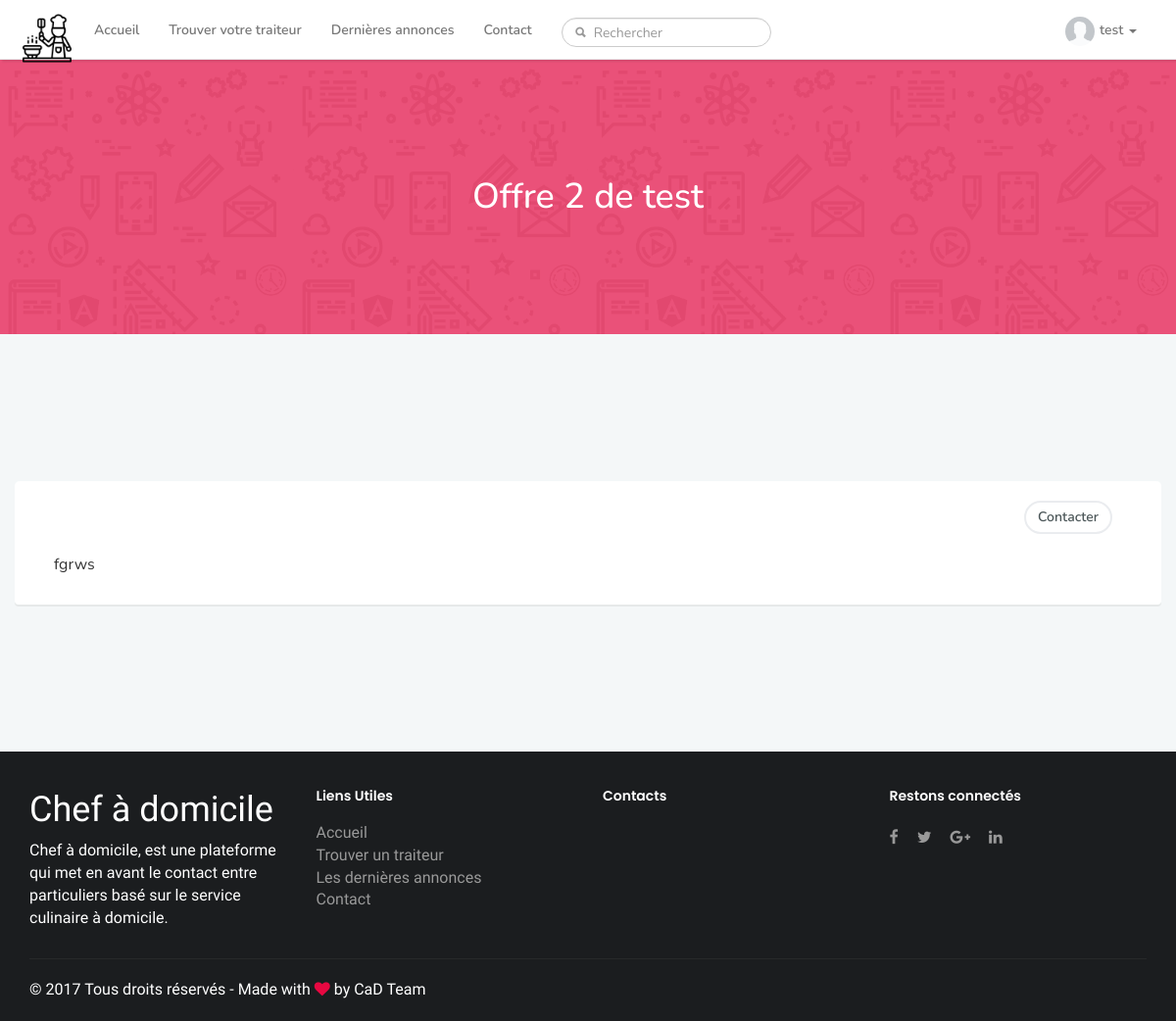
Page /offre.php?id=2 (signed in) on the committed database.
### tables this page shows
CREATE TABLE IF NOT EXISTS `users` (
  `id` int(11) NOT NULL AUTO_INCREMENT,
  `firstname` varchar(255) NOT NULL,
  `lastname` varchar(255) NOT NULL,
  `username` varchar(255) NOT NULL,
  `bio` varchar(255) DEFAULT NULL,
  `birthday` date DEFAULT NULL,
  `email` varchar(255) NOT NULL,
  `password` varchar(255) NOT NULL,
  `profile_picture` text NOT NULL,
  `level` int(1) DEFAULT NULL,
  `creation_date` datetime NOT NULL,
  `last_connection` datetime DEFAULT NULL,
  PRIMARY KEY (`id`)
);

CREATE TABLE IF NOT EXISTS `memo` (
  `id` int(11) NOT NULL AUTO_INCREMENT,
  `content` longtext NOT NULL,
  `pays` varchar(255) NOT NULL,
  `creation_date` datetime NOT NULL,
  `modification_date` datetime DEFAULT NULL,
  `id_user` int(11) NOT NULL,
  `title` varchar(255) NOT NULL,
  PRIMARY KEY (`id`)
);

### offre.php (the view, shortened to what this page needs)
<?php
require_once("includes/init.php");
if(isset($_GET['id'])) :
$id = $dbh-> prepare('SELECT * FROM memo WHERE id = :id ORDER BY creation_date');
$id->execute([':id' => $_GET['id']]);
$all = $id->fetchAll();
include_once("includes/header.php");
?>
    <div class="hr-title">
        <h1 class="page-title"><?php echo $all[0]["title"];?></h1>
    </div>
<div class="container standard">
    <div class="row">
        <div class="main-post">
            <div >
                <div>
                    <?php if(isset($_GET['profil']) && $_GET['profil'] === "Y" &&  isset($_SESSION['id']) &&  !empty($_SESSION['id'])){ ?>
                        <div class="user-post-links">
                                <span class="dlt_link_post" >
                                    <a href="dlt_post.php?id=<?php echo $_GET['id'] ?>">Supprimer</a>
                                </span>
                            <span class="edit_link_post" >
                                    <a href="modif.php?id=<?php echo $_GET['id'] ?>">Editer</a>
                                </span>
                            <span class="edit_link_post" >
                                    <a href="chat.php?user1=<?php echo $all[0]['id_user'];?>&user2=<?php echo $_SESSION['id'];?>&offre=<?php echo $_GET['id'] ?>">Chat</a>
                                </span>
                        </div>
                        <?php
                    }
                    elseif(isset($_SESSION['id']) &&  !empty($_SESSION['id'])){
                        ?>
                        <div class="user-post-links">
                                <span class="edit_link_post" >
                                    <a href="chat.php?user1=<?php echo $all[0]['id_user'];?>&user2=<?php echo $_SESSION['id'];?>&offre=<?php echo $_GET['id'] ?>">Contacter</a>
                                </span>
                        </div>
                        <?php
                    }
                    ?>
                    <p><?php echo htmlspecialchars_decode( $all[0]['content']);?></p>
                </div>
            </div>
        </div>
    </div>
    <?php endif;?>
</div>
<?php include_once("includes/footer.php"); ?>

### includes/header.php (shortened to what this page needs)
<!DOCTYPE html>
<html lang="en">
<head>
    <link rel="stylesheet" href="https://maxcdn.bootstrapcdn.com/font-awesome/4.7.0/css/font-awesome.min.css">
    <link rel="stylesheet" href="https://maxcdn.bootstrapcdn.com/bootstrap/3.3.7/css/bootstrap.min.css">
    <link rel="stylesheet" href="assets/css/main.css">
    <link rel="stylesheet" href="assets/font_icons/icon_sets.css">
    <link rel="stylesheet" href="jVectorMap/jquery-jvectormap-2.0.3.css" type="text/css" media="screen"/>
</head>
<body class="colored">
<main class="main">
    <nav class="navbar navbar-default navbar-custom navbar-static-top">
        <div class="container">
            <a class="navbar-brand" href="index.php"><img src="assets/icons/people.png" style="width: 50px;"></a>
            <div id="navbar" class="navbar-collapse collapse">
                <ul class="nav navbar-nav">
                    <li><a href="index.php">Accueil</a></li>
                    <li><a href="carte.php">Trouver votre traiteur</a></li>
                    <li><a href="latest_posts.php">Dernières annonces</a></li>
                    <li><a href="contact.php">Contact</a></li>
                    <li class="search-nav">
                        <div class="navbar-form navbar-left" role="search">
                            <div class="input-group">
                                <input id="search-input" type="text" class="form-control search-form" name="search-input" placeholder="Rechercher">
                            </div>
                        </div>
                    </li>
                </ul>
                <?php
                if (isset($_SESSION) && isset($_SESSION['connected'])) :
                    $req = $dbh->query("select * FROM users WHERE id = '".$_SESSION["id"]."'");
                    $data = $req->fetch();
                    $user_image = $data['profile_picture'];
                    ?>
                    <ul class="nav navbar-nav navbar-right">
                        <li class="dropdown">
                            <a href="#" class="dropdown-toggle" data-toggle="dropdown" role="button" aria-haspopup="true" aria-expanded="false"><img src="<?= $user_image;?>" class="avatar-icon img-circle"><?=$data['username'];?>
                                <span class="caret"></span></a>
                        </li>
                    </ul>
                <?php endif;?>
            </div>
        </div>
    </nav>

### assets/css/main.css (style rules this page uses)
body { font-family: 'Nunito', sans-serif; }
body.colored { background: #f4f7f8; }
main.main { font-size: 14px; }
.navbar-custom { background: #fff; box-shadow: 2px 2px 2px rgba(0,0,0,0.1); }
.navbar-brand { padding: 8px; }
.nav.navbar-nav.navbar-right li { padding-right: 10px; }
.avatar-icon { height: 30px; width: 30px; margin-bottom: -10px; margin-top: -10px; margin-right: 5px; }
.navbar { margin-bottom: 0px; padding-top: 6px; }
.form-control.search-form { height: 30px !important; padding: 6px 12px; border-radius: 4px !important; font-size: 14px !important; }
.form-control { height: 40px !important; padding: 6px 12px; border-radius: 4px !important; font-size: 14px !important; }
nav a { font-weight: 600; }
.navbar-form .form-group, .navbar-form .input-group { padding: 4px 0; }
.navbar-collapse { overflow: hidden; }
.container.standard { margin-top: 150px; margin-bottom: 150px; }
.main-post { background: #fff; padding: 20px 40px; box-shadow: 0 2px 0 rgba(0,0,0,0.06); border-radius: 5px 5px 4px 4px; }
.main-post p { font-size: 16px; }
span.edit_link_post { float: right !important; background: transparent; font-weight: 600; border-radius: 50px; border: 2px solid rgba(48,73,97,0.1); padding: 5px 12px; margin-right: 10px; }
span.edit_link_post a { color:#4b5658; }
input.form-control.search-form { border-radius: 50px !important; }
.form-group, .input-group { margin-bottom: 15px; width: 100%; }
.search-nav .navbar-form.navbar-left .input-group { margin-bottom: 0; width: 100%; }
.search-nav .navbar-form.navbar-left input.form-control { padding: 0 10px 0 32px; }
.hr-title { background-image: url(../images/test.png); text-align: center; margin: 0 auto; width: 100%; background-repeat: repeat; position: relative; background-size: 300px; z-index: 2; }
.hr-title h1.page-title { color: #fff; z-index: 10; margin: 0 auto; padding: 0 15px; position: relative; z-index: 10; }
.hr-title:before { content: " "; position: absolute; top: 0; right: 0; bottom: 0; left: 0; background: rgba(231, 8, 65, 0.69); }
.user-post-links { float: right; text-align: right; width: 100%; margin-bottom: 20px; }
@media (min-width: 769px) { div.hr-title { padding: 120px 0 !important; } }
@media (min-width: 769px) { .hr-title h1.page-title { width: 65%; } }

### rows in the picture
users: profile_picture (placeholder picture), username "test"
memo: title "Offre 2 de test", content "fgrws"
